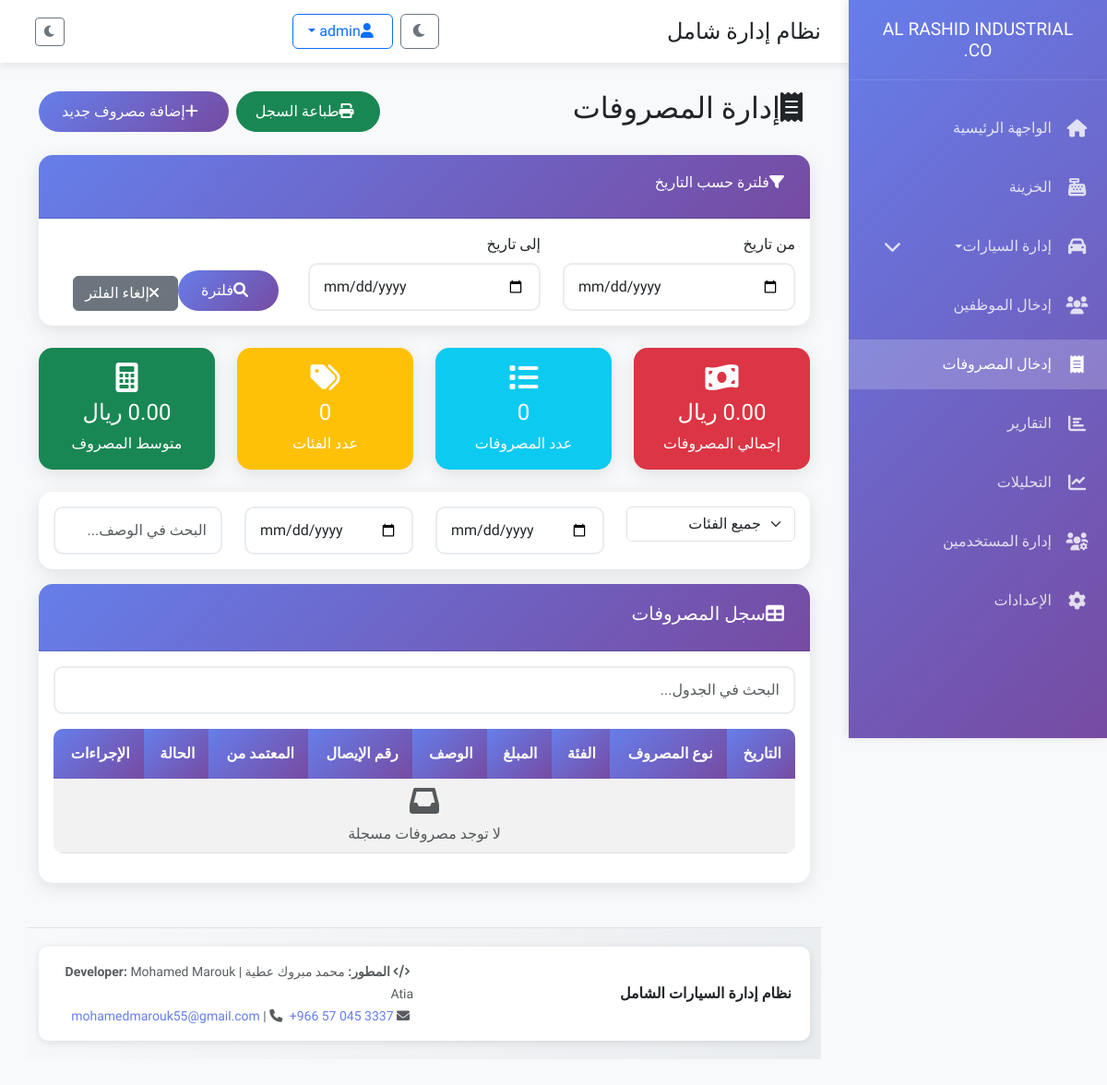
The app's page /expenses (signed in), older data.
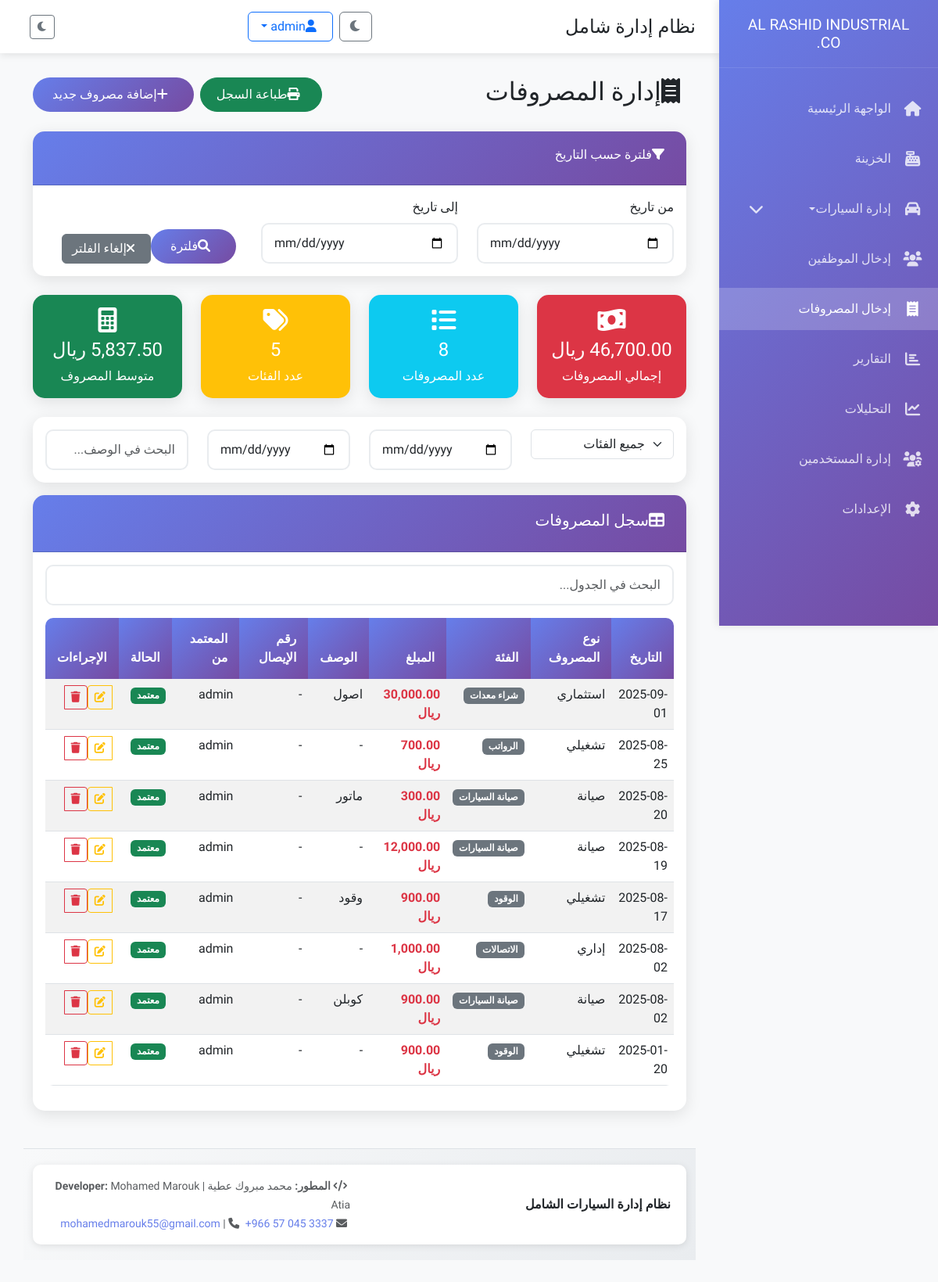
The same page, newer data.
### tables this page shows
CREATE TABLE expenses (
            id INTEGER PRIMARY KEY AUTOINCREMENT,
            expense_type TEXT NOT NULL,
            category TEXT NOT NULL,
            amount REAL NOT NULL,
            description TEXT,
            receipt_number TEXT,
            date TEXT NOT NULL,
            approved_by TEXT,
            status TEXT DEFAULT 'معتمد',
            created_at TIMESTAMP DEFAULT CURRENT_TIMESTAMP
        , car_id INTEGER, employee_id INTEGER);

### app.py (the view, shortened to what this page needs)
@app.route('/expenses', methods=['GET', 'POST'])
@login_required
def expenses():
    conn = get_db_connection()
    start_date = request.args.get('start_date', '')
    end_date = request.args.get('end_date', '')
    query = 'SELECT * FROM expenses'
    params = []
    if start_date and end_date:
        query += ' WHERE date BETWEEN ? AND ?'
        params = [start_date, end_date]
    elif start_date:
        query += ' WHERE date >= ?'
        params = [start_date]
    elif end_date:
        query += ' WHERE date <= ?'
        params = [end_date]
    query += ' ORDER BY date DESC, created_at DESC'
    expenses_data = conn.execute(query, params).fetchall()
    stats_query = 'SELECT COALESCE(SUM(amount), 0) FROM expenses'
    total_expenses = conn.execute(stats_query, params).fetchone()[0]
    category_stats = dict(conn.execute('SELECT category, SUM(amount) FROM expenses GROUP BY category').fetchall())
    cars = conn.execute('SELECT * FROM cars ORDER BY brand, model').fetchall()
    employees = conn.execute('SELECT id, employee_number, name FROM employees WHERE status = "نشط" ORDER BY name').fetchall()
    conn.close()
    return render_template('expenses.html',
                         expenses=expenses_data,
                         total_expenses=total_expenses,
                         category_stats=category_stats,
                         cars=cars,
                         employees=employees)

### app.py (called while the page is built)
def get_db_connection():
    conn = sqlite3.connect(DATABASE)
    conn.row_factory = sqlite3.Row
    return conn

def login_required(f):
    @wraps(f)
    def decorated_function(*args, **kwargs):
        if 'user_id' not in session:
            return redirect(url_for('login'))
        return f(*args, **kwargs)
    return decorated_function

### templates/expenses.html (shortened to what the changed rows need)
{% extends "base.html" %}
{% block content %}
<div class="container-fluid">
    <div class="row">
        <div class="col-12">
            <div class="d-flex justify-content-between align-items-center mb-4">
                <h2><i class="fas fa-receipt me-2"></i>إدارة المصروفات</h2>
            </div>
        </div>
    </div>
    <div class="row mb-4">
        <div class="col-md-3">
            <div class="card bg-info text-white">
                <div class="card-body text-center">
                    <i class="fas fa-list fa-2x mb-2"></i>
                    <h4>{{ expenses|length }}</h4>
                    <p class="mb-0">عدد المصروفات</p>
                </div>
            </div>
        </div>
        <div class="col-md-3">
            <div class="card bg-warning text-white">
                <div class="card-body text-center">
                    <i class="fas fa-tags fa-2x mb-2"></i>
                    <h4>{{ category_stats|length }}</h4>
                    <p class="mb-0">عدد الفئات</p>
                </div>
            </div>
        </div>
    </div>
    <div class="row">
        <div class="col-12">
            <div class="card">
                <div class="card-body">
                    <div class="table-responsive">
                        <table class="table table-striped table-hover" id="expensesTable">
                            <thead class="table-dark">
                                <tr>
                                    <th>التاريخ</th>
                                    <th>نوع المصروف</th>
                                    <th>الفئة</th>
                                    <th>المبلغ</th>
                                    <th>الوصف</th>
                                    <th>رقم الإيصال</th>
                                    <th>المعتمد من</th>
                                    <th>الحالة</th>
                                    <th>الإجراءات</th>
                                </tr>
                            </thead>
                            <tbody>
                                {% for expense in expenses %}
                                <tr>
                                    <td>{{ expense[6] }}</td>
                                    <td>{{ expense[1] }}</td>
                                    <td>
                                        <span class="badge bg-secondary">{{ expense[2] }}</span>
                                    </td>
                                    <td class="fw-bold text-danger">{{ "{:,.2f}".format(expense[3]) }} ريال</td>
                                    <td>{{ expense[4] or '-' }}</td>
                                    <td>{{ expense[5] or '-' }}</td>
                                    <td>{{ expense[7] or '-' }}</td>
                                    <td>
                                        {% if expense[8] == 'معتمد' %}
                                            <span class="badge bg-success">معتمد</span>
                                        {% elif expense[8] == 'معلق' %}
                                            <span class="badge bg-warning">معلق</span>
                                        {% else %}
                                            <span class="badge bg-danger">مرفوض</span>
                                        {% endif %}
                                    </td>
                                    <td>
                                        <div class="btn-group" role="group">
                                            <a href="{{ url_for('edit_expense', expense_id=expense[0]) }}" class="btn btn-sm btn-outline-warning" title="تعديل">
                                                <i class="fas fa-edit"></i>
                                            </a>
                                            <button class="btn btn-sm btn-outline-danger" onclick="confirmDeleteExpense({{ expense[0] }})" title="حذف">
                                                <i class="fas fa-trash"></i>
                                            </button>
                                        </div>
                                    </td>
                                </tr>
                                {% else %}
                                <tr>
                                    <td colspan="9" class="text-center text-muted">
                                        <i class="fas fa-inbox fa-2x mb-2"></i>
                                        <br>لا توجد مصروفات مسجلة
                                    </td>
                                </tr>
                                {% endfor %}
                            </tbody>
                        </table>
                    </div>
                </div>
            </div>
        </div>
    </div>
</div>
{% endblock %}

Row changes from the older to the newer data that the page shows:
added expenses: date "2025-09-01", expense_type "استثماري", category "شراء معدات", amount "30,000.00", description "اصول", receipt_number "-", approved_by "admin", status "معتمد"
added expenses: date "2025-08-25", expense_type "تشغيلي", category "الرواتب", amount "700.00", description "-", receipt_number "-", approved_by "admin", status "معتمد"
added expenses: date "2025-08-20", expense_type "صيانة", category "صيانة السيارات", amount "300.00", description "ماتور", receipt_number "-", approved_by "admin", status "معتمد"
added expenses: date "2025-08-19", expense_type "صيانة", category "صيانة السيارات", amount "12,000.00", description "-", receipt_number "-", approved_by "admin", status "معتمد"
added expenses: date "2025-08-17", expense_type "تشغيلي", category "الوقود", amount "900.00", description "وقود", receipt_number "-", approved_by "admin", status "معتمد"
added expenses: date "2025-08-02", expense_type "إداري", category "الاتصالات", amount "1,000.00", description "-", receipt_number "-", approved_by "admin", status "معتمد"
added expenses: date "2025-08-02", expense_type "صيانة", category "صيانة السيارات", amount "900.00", description "كوبلن", receipt_number "-", approved_by "admin", status "معتمد"
added expenses: date "2025-01-20", expense_type "تشغيلي", category "الوقود", amount "900.00", description "-", receipt_number "-", approved_by "admin", status "معتمد"
Text that changed along with them:
{{ expenses|length }}: "0" → "8"
{{ category_stats|length }}: "0" → "5"
text no longer shown: "لا توجد مصروفات مسجلة"
